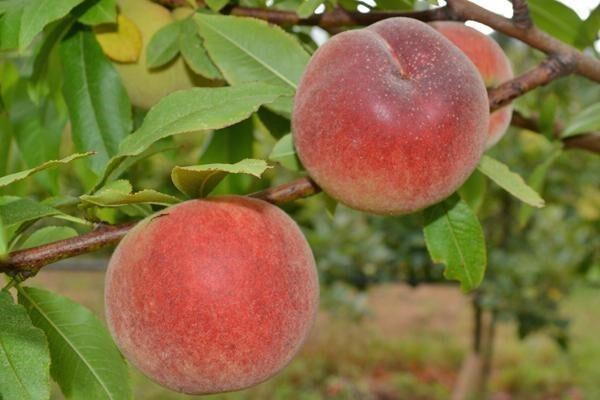
#> input picture Rio Adrian_1MIO_062340833237/Wajib/apel.jpg, 600 x 400 px, found by its file name
$ python Wajib_Apel.py
#> lines starting #> are read from the running program, lines starting #| are printed output that depends on the picture; after the words box and inside, x2 and y2 are one past the last pixel; in counts of white or black regions, pixels touching at a corner belong together
#> further down, original is the input picture: shape (400, 600, 3); mean B, G, R 63, 113.9, 131.1
import cv2
import numpy as np
import matplotlib.pyplot as plt

# Fungsi untuk melakukan deteksi tepi pada gambar
def edge_detection(image):
    gray = cv2.cvtColor(image, cv2.COLOR_BGR2GRAY)
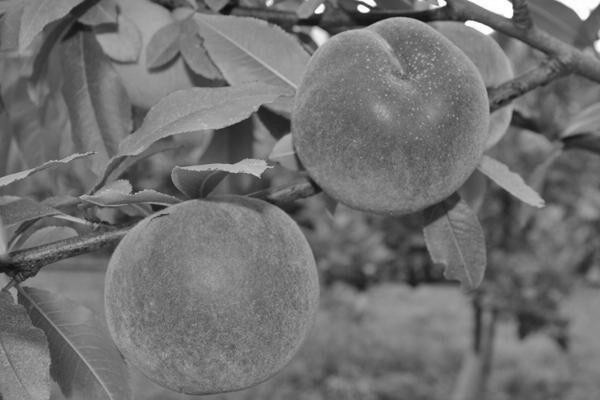
#> gray: shape (400, 600); min 12, max 255, mean 113.2
    edges = cv2.Canny(gray, 50, 150)
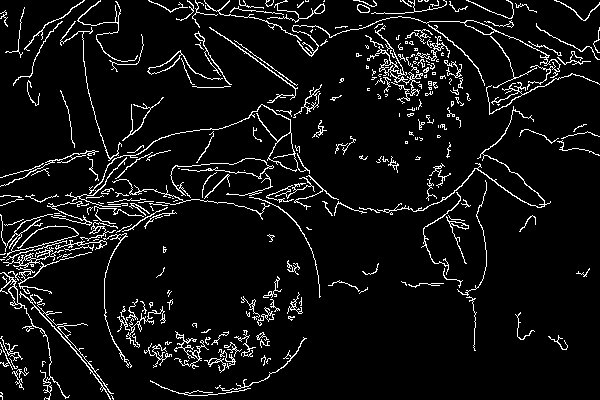
#> edges: shape (400, 600); 6.8% white in thin lines or dots
    return cv2.cvtColor(edges, cv2.COLOR_GRAY2RGB)
#> returned value: shape (400, 600, 3); 6.8% white in thin lines or dots

# Fungsi untuk melakukan segmentasi (hapus background) pada gambar
def remove_background(image):
    hsv = cv2.cvtColor(image, cv2.COLOR_BGR2HSV)
#> hsv: shape (400, 600, 3); mean H, S, V 29.8, 147, 141.5
    lower_red = np.array([0, 0, 0])  # ambang batas bawah untuk warna merah
    upper_red = np.array([10, 400, 255])  # ambang batas atas untuk warna merah
    mask = cv2.inRange(hsv, lower_red, upper_red)
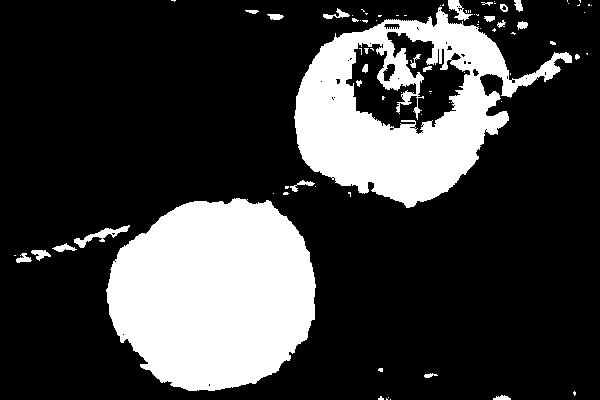
#> mask: shape (400, 600); 24.1% white; 83 white regions (59 under 20 px), largest, box (x1, y1, x2, y2) and area: (106, 198, 316, 391) 31340, (294, 7, 572, 208) 24367, (74, 225, 130, 248) 351
    result = cv2.bitwise_and(image, image, mask=mask)
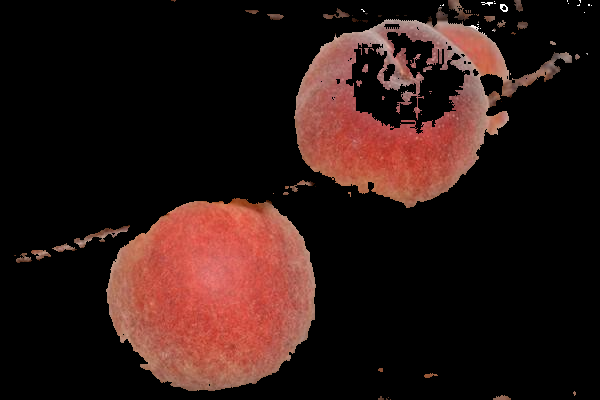
#> result: shape (400, 600, 3); mean B, G, R 20.2, 23.4, 44.5
    return result

# Baca gambar original
original = cv2.imread('Wajib/apel.jpg')

# Deteksi tepi pada gambar
edges = edge_detection(original)

# Hapus background pada gambar dengan segmentasi warna merah
segmented = remove_background(original)

# Tampilkan ketiga gambar
plt.figure(figsize=(10, 5))

# Gambar original
plt.subplot(1, 3, 1)
plt.imshow(cv2.cvtColor(original, cv2.COLOR_BGR2RGB))
plt.title('Gambar original')
plt.axis('off')

# Gambar dengan deteksi tepi
plt.subplot(1, 3, 2)
plt.imshow(edges)
plt.title('Deteksi Tepi Gambar')
plt.axis('off')

# Gambar dengan segmentasi
plt.subplot(1, 3, 3)
plt.imshow(cv2.cvtColor(segmented, cv2.COLOR_BGR2RGB))
plt.title('Segmentasi')
plt.axis('off')

# Tampilkan jendela
plt.show()
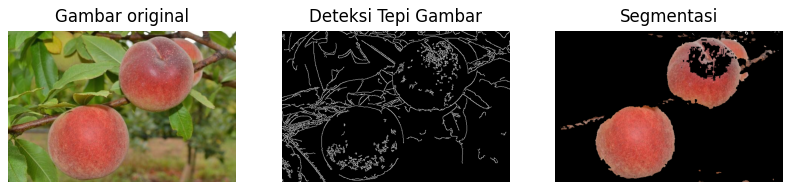
#> figure drawn by matplotlib, 3 panels

$ run again, with Rio Adrian_1MIO_062340833237/Wajib/lemon.jpg copied over Rio Adrian_1MIO_062340833237/Wajib/apel.jpg
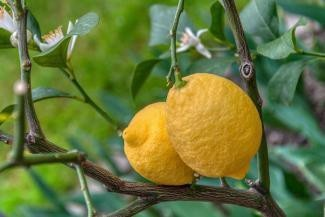
#> input picture Rio Adrian_1MIO_062340833237/Wajib/lemon.jpg, 325 x 217 px, found by its file name
#> original is the input picture: shape (217, 325, 3); mean B, G, R 60.5, 118.7, 104
#> in edge_detection, `edges = cv2.Canny(gray, 50, 150)`:
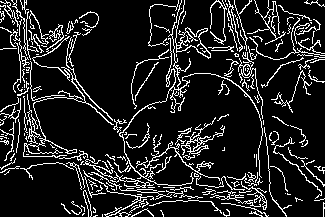
#> edges: shape (217, 325); 13.2% white in thin lines or dots
#> hsv: shape (217, 325, 3); mean H, S, V 46, 140.4, 127.4
#> mask: shape (217, 325); 1.3% white in thin lines or dots
#> `plt.show()`:
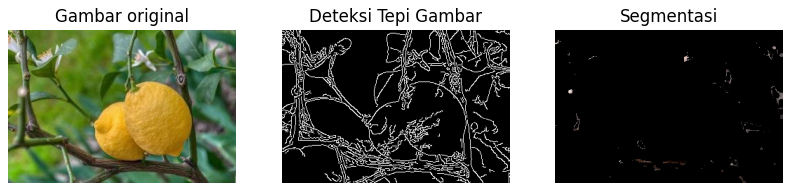
#> figure drawn by matplotlib, 3 panels
